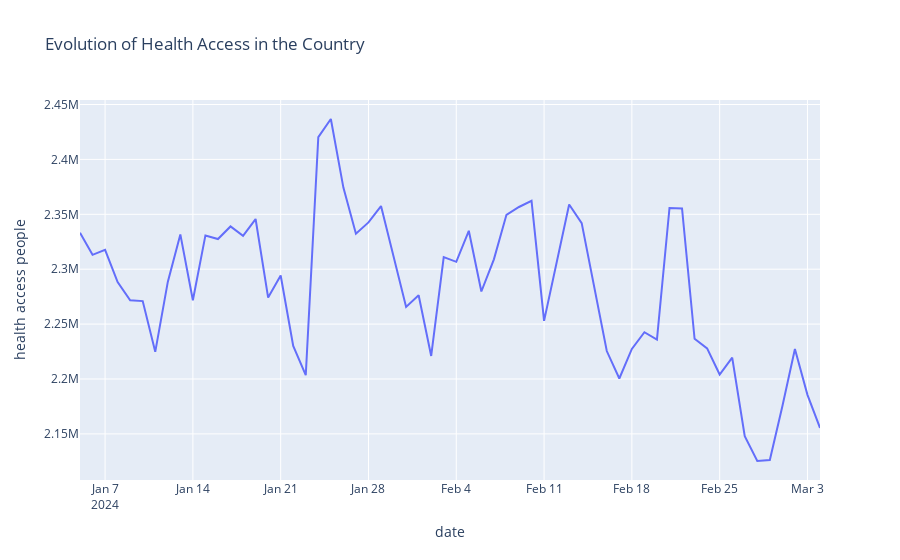

Notebook source saved alongside this figure:
### Code cell
### 3. We want to see the evolution of health access in the country across time
def health_access_country(df):
    data = (df[df['adminone'] == "country"].groupby("date")["health access people"].mean().reset_index())
    fig = px.line(data,x="date",y="health access people",title="Evolution of Health Access in the Country")
    return fig

health_access_country(df)
